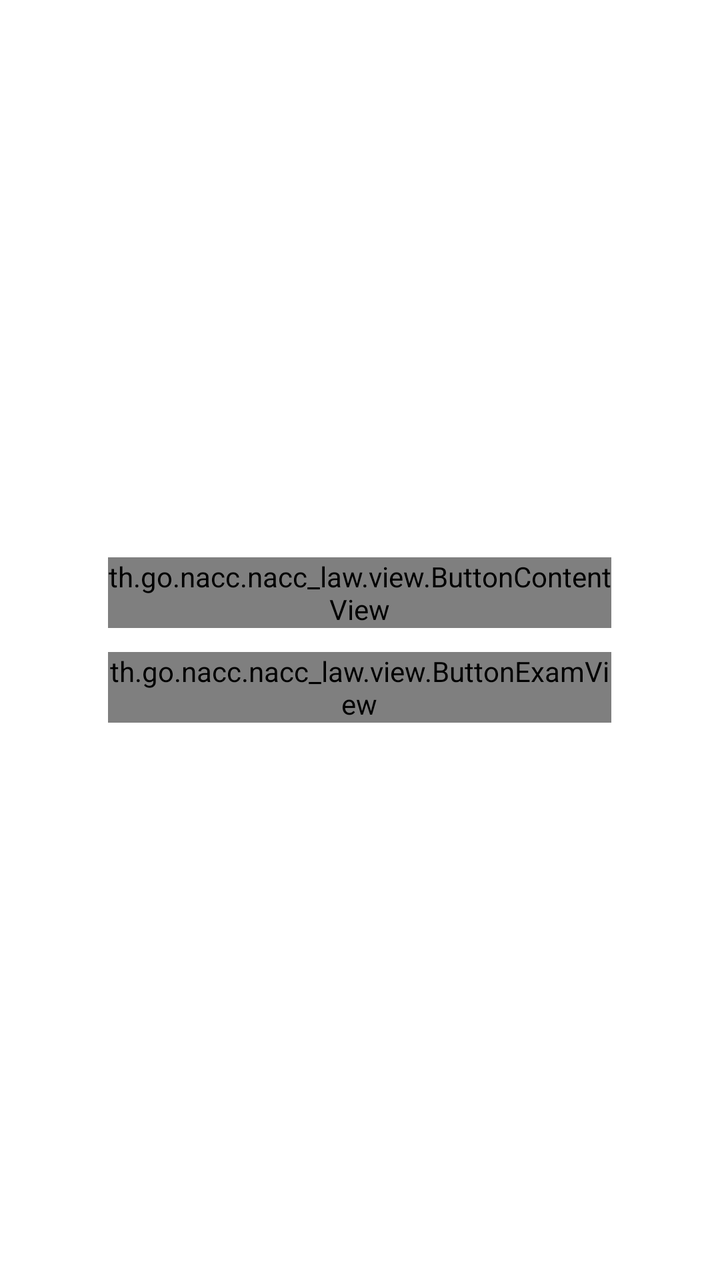
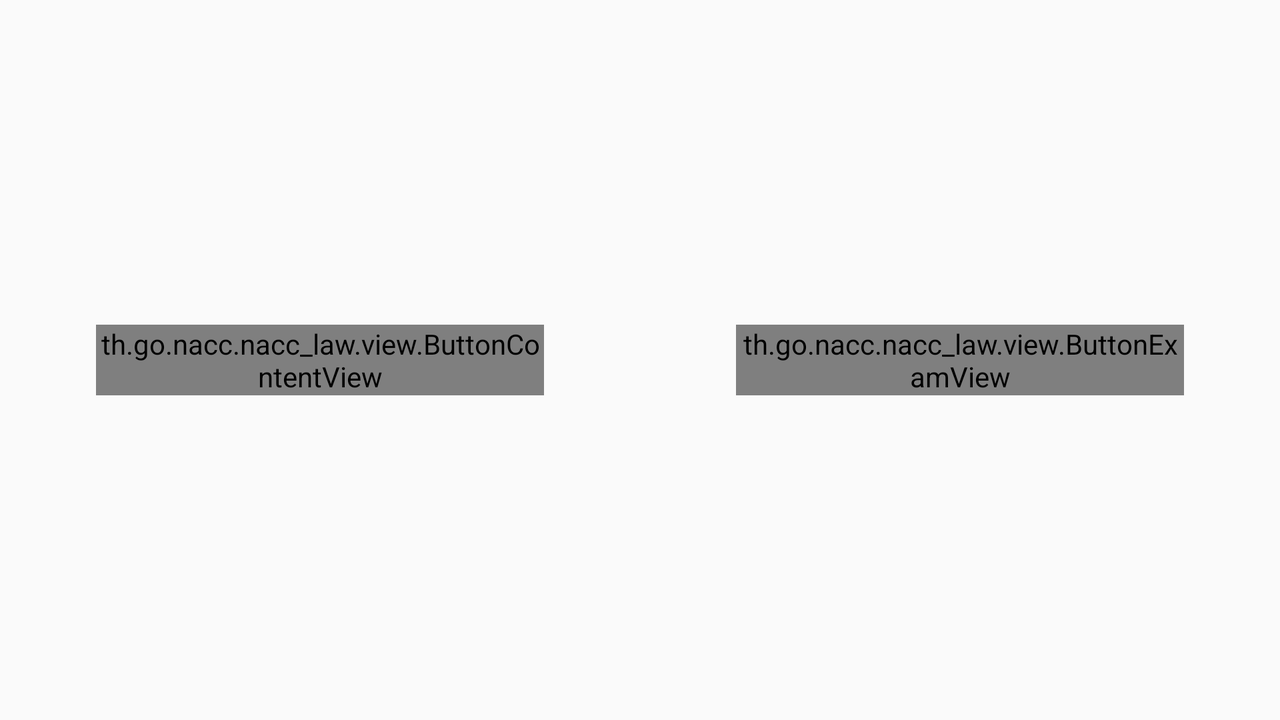

Compare how this app lays out the same screen by default and in its alternative resource folder. The renders come first, then the two layout files and the values they reference.
<!-- AndroidManifest.xml: application theme AppTheme -->
<!-- res/layout/activity_section_portal.xml -->
<?xml version="1.0" encoding="utf-8"?>
<LinearLayout xmlns:android="http://schemas.android.com/apk/res/android"
    xmlns:nister="http://schemas.android.com/apk/res-auto"
    android:layout_width="match_parent" android:layout_height="match_parent"
    android:background="@android:color/white"
    android:gravity="center"
    android:orientation="vertical"
    >

    <LinearLayout
        android:id="@+id/layoutContent"
        android:layout_width="match_parent"
        android:layout_height="wrap_content"
        android:weightSum="1.0">

        <View
            android:layout_width="0dip"
            android:layout_weight="0.15"
            android:layout_height="1dp" />

        <th.go.nacc.nacc_law.view.ButtonContentView
            android:layout_width="0dip"
            android:layout_weight="0.7"
            android:layout_height="wrap_content"
            android:id="@+id/btnContent"
            android:src="@drawable/btn_content"
            android:onClick="openContentAction"/>

        
        <View
            android:layout_width="0dip"
            android:layout_weight="0.15"
            android:layout_height="1dp" />
    </LinearLayout>


    <LinearLayout
        android:layout_marginTop="@dimen/small_margin_gap"
        android:id="@+id/layoutExam"
        android:layout_above="@id/layoutContent"
        android:layout_width="match_parent"
        android:layout_height="wrap_content"
        android:weightSum="1.0">

        <View
            android:layout_width="0dip"
            android:layout_weight="0.15"
            android:layout_height="1dp" />

        <th.go.nacc.nacc_law.view.ButtonExamView
            android:layout_width="0dip"
            android:layout_weight="0.7"
            android:layout_height="wrap_content"
            android:id="@+id/btnExam"
            android:src="@drawable/btn_exam"
            android:onClick="openExamAction"/>


        
        <View
            android:layout_width="0dip"
            android:layout_weight="0.15"
            android:layout_height="1dp" />
    </LinearLayout>
</LinearLayout>
<!-- resources referenced by this layout -->
<resources>
  <dimen name="small_margin_gap">12dp</dimen>
  <!-- drawable btn_content: png bitmap (drawable, 57079 bytes) -->
  <!-- drawable btn_exam: png bitmap (drawable, 57996 bytes) -->
  <style name="AppTheme" parent="Theme.AppCompat.Light.DarkActionBar">
          
          <item name="android:actionBarStyle">@style/MyActionBarTheme</item>
          <item name="actionBarStyle">@style/MyActionBarTheme</item>
          
  
          <item name="colorPrimary">@color/colorPrimary</item>
          <item name="colorPrimaryDark">@color/colorPrimaryDark</item>
          <item name="colorAccent">@color/colorAccent</item>
      </style>
  <style name="MyActionBarTheme" parent="@android:style/Widget.ActionBar">
          <item name="android:background">@color/colorPrimary</item>
          <item name="background">@color/colorPrimary</item>
      </style>
  <color name="colorPrimary">#61126D</color>
  <color name="colorPrimaryDark">#36053E</color>
  <color name="colorAccent">#4C950E</color>
</resources>
<!-- res/layout-land/activity_section_portal.xml (the repository's variant of the layout above) -->
<!-- drawn on the phone turned sideways -->
<?xml version="1.0" encoding="utf-8"?>
<LinearLayout xmlns:android="http://schemas.android.com/apk/res/android"
    android:orientation="horizontal" android:layout_width="match_parent"
    android:layout_height="match_parent"
    android:weightSum="1.0">

    <LinearLayout
        android:id="@+id/layoutContent"
        android:layout_width="0dip"
        android:layout_weight="0.5"
        android:layout_height="match_parent"
        android:gravity="center_vertical"
        android:weightSum="1.0">

        <View
            android:layout_width="0dip"
            android:layout_weight="0.15"
            android:layout_height="1dp" />

        <th.go.nacc.nacc_law.view.ButtonContentView
            android:layout_width="0dip"
            android:layout_weight="0.7"
            android:layout_height="wrap_content"
            android:id="@+id/btnContent"
            android:src="@drawable/btn_content"
            android:onClick="openContentAction"/>

        
        <View
            android:layout_width="0dip"
            android:layout_weight="0.15"
            android:layout_height="1dp" />
    </LinearLayout>


    <LinearLayout
        android:id="@+id/layoutExam"
        android:layout_width="0dip"
        android:layout_weight="0.5"
        android:layout_height="match_parent"
        android:gravity="center_vertical"
        android:weightSum="1.0">

        <View
            android:layout_width="0dip"
            android:layout_weight="0.15"
            android:layout_height="1dp" />

        <th.go.nacc.nacc_law.view.ButtonExamView
            android:layout_width="0dip"
            android:layout_weight="0.7"
            android:layout_height="wrap_content"
            android:id="@+id/btnExam"
            android:src="@drawable/btn_exam"
            android:onClick="openExamAction"/>


        
        <View
            android:layout_width="0dip"
            android:layout_weight="0.15"
            android:layout_height="1dp" />
    </LinearLayout>

</LinearLayout>
<!-- resources referenced by the variant -->
<!-- as the phone turned sideways resolves them -->
<resources>
  <!-- drawable btn_content: png bitmap (drawable, 57079 bytes) -->
  <!-- drawable btn_exam: png bitmap (drawable, 57996 bytes) -->
  <style name="AppTheme" parent="Theme.AppCompat.Light.DarkActionBar">
          
          <item name="android:actionBarStyle">@style/MyActionBarTheme</item>
          <item name="actionBarStyle">@style/MyActionBarTheme</item>
          
  
          <item name="colorPrimary">@color/colorPrimary</item>
          <item name="colorPrimaryDark">@color/colorPrimaryDark</item>
          <item name="colorAccent">@color/colorAccent</item>
      </style>
  <style name="MyActionBarTheme" parent="@android:style/Widget.ActionBar">
          <item name="android:background">@color/colorPrimary</item>
          <item name="background">@color/colorPrimary</item>
      </style>
  <color name="colorPrimary">#61126D</color>
  <color name="colorPrimaryDark">#36053E</color>
  <color name="colorAccent">#4C950E</color>
</resources>
